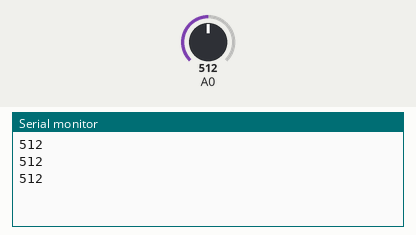
Recording of a sketch running on a simulated Arduino Uno, built with avr-gcc and run on an emulated ATmega328P. Shown: the last lines printed to the serial monitor. The test bench sets the inputs (shaded band); at power-on: A0 = 512.

Above: at 1.3 s.
1.4 s: A0 set to 716
At 1.9 s:
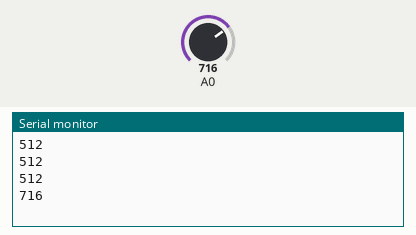
2.9 s: A0 set to 900
At 3.3 s:
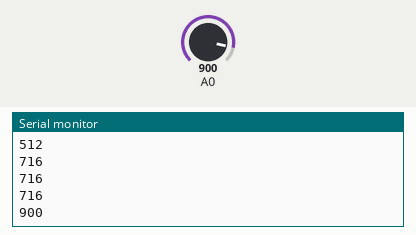
Timing chart, 0 to 5.9 s (numbered marks = the images above; inputs shaded):
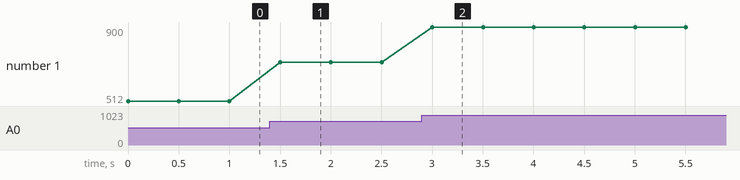

The sketch:

potansiyometre_deger_oku.ino
```cpp
int analog_deger;
  void setup() {
  Serial.begin(9600);
}

void loop() {
  analog_deger=analogRead(A0);
  Serial.println(analog_deger);
  delay(500);

}
```

Measured:
- after the input at 1.4 s, the serial monitor: prints a new line after 0.10 s (image 1)
- after the input at 2.9 s, the serial monitor: prints a new line after 0.10 s (image 2)
- plotted number 1: 512 → 716 after the input at 1.4 s, 716 → 900 after the input at 2.9 s
